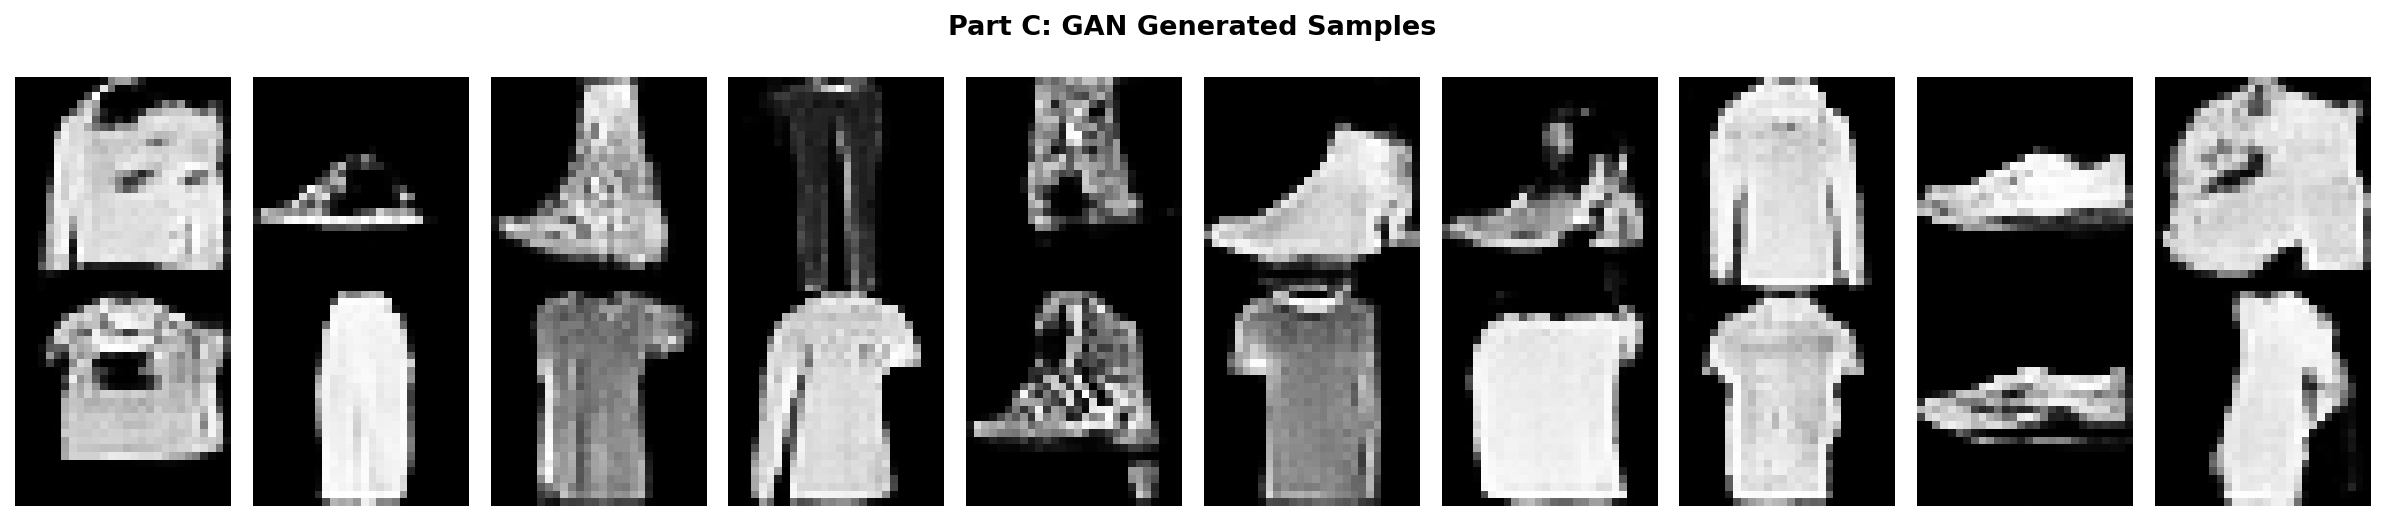

The Python source for this figure:
"""
Assignment 6 - Part C: Generative Adversarial Network (GAN)
=============================================================
Basic DCGAN-style GAN on Fashion-MNIST.
Generator G(z) -> image, Discriminator D(x) -> real/fake.
"""

import torch
import torch.nn as nn
from torch.utils.data import DataLoader
from torchvision import datasets, transforms
import numpy as np
import matplotlib.pyplot as plt

torch.manual_seed(42)
np.random.seed(42)

device = torch.device("cuda" if torch.cuda.is_available() else "cpu")
print(f"Device: {device}")

# ── Data ─────────────────────────────────────────────────────────────────────

transform = transforms.Compose([
    transforms.ToTensor(),
    transforms.Normalize((0.5,), (0.5,)),  # scale to [-1, 1]
])
train_set = datasets.FashionMNIST(root="./data", train=True, download=True, transform=transform)
train_loader = DataLoader(train_set, batch_size=128, shuffle=True, num_workers=2)
print(f"Train: {len(train_set)}\n")

LATENT_DIM = 64


# ── Generator ────────────────────────────────────────────────────────────────

class Generator(nn.Module):
    def __init__(self, latent_dim=64):
        super().__init__()
        self.net = nn.Sequential(
            nn.Linear(latent_dim, 256 * 7 * 7),
            nn.ReLU(),
            nn.Unflatten(1, (256, 7, 7)),
            nn.ConvTranspose2d(256, 128, 4, stride=2, padding=1),  # 7->14
            nn.BatchNorm2d(128),
            nn.ReLU(),
            nn.ConvTranspose2d(128, 1, 4, stride=2, padding=1),  # 14->28
            nn.Tanh(),
        )

    def forward(self, z):
        return self.net(z)


# ── Discriminator ────────────────────────────────────────────────────────────

class Discriminator(nn.Module):
    def __init__(self):
        super().__init__()
        self.net = nn.Sequential(
            nn.Conv2d(1, 64, 4, stride=2, padding=1),  # 28->14
            nn.LeakyReLU(0.2),
            nn.Conv2d(64, 128, 4, stride=2, padding=1),  # 14->7
            nn.BatchNorm2d(128),
            nn.LeakyReLU(0.2),
            nn.Flatten(),
            nn.Linear(128 * 7 * 7, 1),
            nn.Sigmoid(),
        )

    def forward(self, x):
        return self.net(x)


# ── Training ─────────────────────────────────────────────────────────────────

print("=" * 60)
print("  Training GAN")
print("=" * 60)

G = Generator(LATENT_DIM).to(device)
D = Discriminator().to(device)

opt_G = torch.optim.Adam(G.parameters(), lr=2e-4, betas=(0.5, 0.999))
opt_D = torch.optim.Adam(D.parameters(), lr=2e-4, betas=(0.5, 0.999))
criterion = nn.BCELoss()

EPOCHS = 30
fixed_z = torch.randn(20, LATENT_DIM).to(device)

for epoch in range(1, EPOCHS + 1):
    G.train()
    D.train()
    d_loss_sum, g_loss_sum, batches = 0, 0, 0

    for real_imgs, _ in train_loader:
        batch_size = real_imgs.size(0)
        real_imgs = real_imgs.to(device)

        real_labels = torch.ones(batch_size, 1, device=device)
        fake_labels = torch.zeros(batch_size, 1, device=device)

        # Train Discriminator
        z = torch.randn(batch_size, LATENT_DIM, device=device)
        fake_imgs = G(z).detach()

        d_real = D(real_imgs)
        d_fake = D(fake_imgs)
        d_loss = criterion(d_real, real_labels) + criterion(d_fake, fake_labels)

        opt_D.zero_grad()
        d_loss.backward()
        opt_D.step()

        # Train Generator
        z = torch.randn(batch_size, LATENT_DIM, device=device)
        fake_imgs = G(z)
        g_loss = criterion(D(fake_imgs), real_labels)

        opt_G.zero_grad()
        g_loss.backward()
        opt_G.step()

        d_loss_sum += d_loss.item()
        g_loss_sum += g_loss.item()
        batches += 1

    if epoch % 5 == 0 or epoch == 1:
        print(f"  Epoch {epoch:2d}/{EPOCHS}  D_loss={d_loss_sum/batches:.4f}  "
              f"G_loss={g_loss_sum/batches:.4f}")

# ── Generate samples ─────────────────────────────────────────────────────────

print("\nGenerating samples ...")
G.eval()
with torch.no_grad():
    generated = G(fixed_z)

# Rescale from [-1,1] to [0,1]
generated = (generated + 1) / 2

fig, axes = plt.subplots(2, 10, figsize=(16, 3.5))
for i in range(10):
    axes[0, i].imshow(generated[i].cpu().squeeze(), cmap="gray")
    axes[0, i].axis("off")
    axes[1, i].imshow(generated[i + 10].cpu().squeeze(), cmap="gray")
    axes[1, i].axis("off")

axes[0, 0].set_ylabel("Row 1", fontsize=9, rotation=0, labelpad=40, va="center")
axes[1, 0].set_ylabel("Row 2", fontsize=9, rotation=0, labelpad=40, va="center")

plt.suptitle("Part C: GAN Generated Samples", fontsize=13, fontweight="bold")
plt.tight_layout()
plt.savefig("generative-ai/part_c_gan.png", dpi=150, bbox_inches="tight")
plt.show()
print("Saved -> generative-ai/part_c_gan.png")

# Save for comparison
torch.save(generated[:10].cpu(), "generative-ai/samples_gan.pt")
print("Done.")
